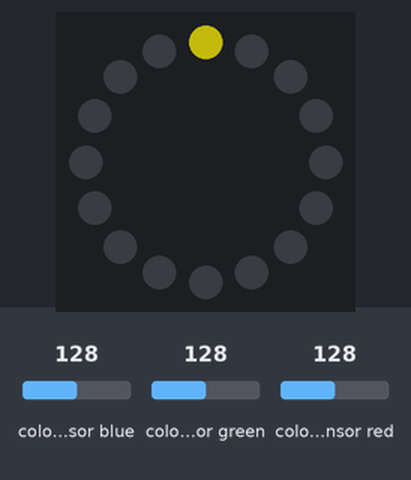
This sketch was run on a simulated Arduino Uno, built with avr-gcc and run on an emulated ATmega328P. Shown: 16 RGB LEDs in a ring, first at the top, clockwise. Wiring (inferred from the names in the program): TCS3200 colour sensor: output pin 4; S2 pin 8; S3 pin 7. The inputs (shaded band) are chosen by the test bench; at power-on: colour sensor blue 128, colour sensor green 128, colour sensor red 128. Dim RGB values are drawn brighter than linear; what the sketch prints to the serial monitor is not drawn.

Above: at 0.11 s.
At 0.51 s:
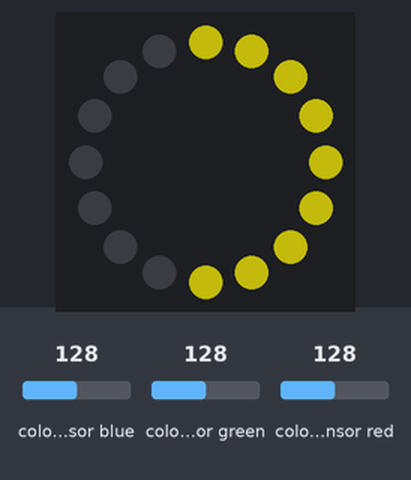
At 0.9 s:
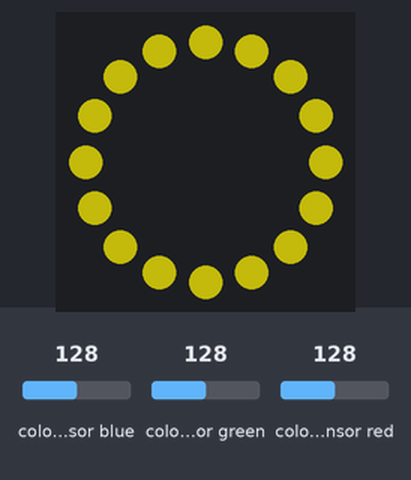

The sketch:

neopixel_colorsensor.ino
```cpp
/***************************************************************************************

Tutorial:http://www.toptechboy.com/arduino/lesson-15-super-cool-arduino-color-sensor-project/

S0 S1 OUTPUT FREQUENCY SCALING           S2 S3 PHOTODIODE TYPE
L L Power down                            L L Red
L H 2%                                    L H Blue
H L 20%                                   H L Clear (no filter)
H H 100%                                  H H Green

s0=Gnd
s1=VCC


RGB
RBG
GRB
GBR
BRG
BGR

tunned for most of the colors
******************************************************************************************/
#include <Adafruit_NeoPixel.h>
#include <avr/power.h>
#define wsled 6
Adafruit_NeoPixel ring = Adafruit_NeoPixel(16, wsled, NEO_GRB + NEO_KHZ800);
int s2 = 8;  //color sensor
int s3 = 7;  //color sensor
int out =4;  //color sensor

unsigned long int pulseWidth;

int rColor;
int gColor;
int bColor;

void setup()
{
 Serial.begin(9600);
 ring.begin();
 ring.show();
 ring.setBrightness(90);

 pinMode(s2,OUTPUT);
 pinMode(s3,OUTPUT);
 pinMode(out,INPUT);
}

void loop()
{

  //read red color
   digitalWrite(s2,LOW);
   digitalWrite(s3,LOW);
   pulseWidth=pulseIn(out,LOW);
   rColor = (pulseWidth/400) - 1;
   rColor = (255 -rColor);

   //read green color
   digitalWrite(s2,HIGH);
   digitalWrite(s3,HIGH);
   pulseWidth=pulseIn(out,LOW);
   gColor = (pulseWidth/400) - 1;
   gColor = (255 -gColor);

   //read blue color
   digitalWrite(s2,LOW);
   digitalWrite(s3,HIGH);
   pulseWidth=pulseIn(out,LOW);
   bColor = (pulseWidth/400) - 1;
   bColor = (255 -bColor);
  // taking out orignal colors

 /*  Serial.print(rColor);
   Serial.print(",");
   Serial.print(gColor);
   Serial.print(",");
   Serial.println(bColor);

   delay(100);
*/


////////////////////////////////////////// TUNE THE BELOW GIVEN rColor,gColor,bColor for accurate results.//////////////////////////////////////////

  //White Color
  if (rColor >=251 && gColor >=251 && bColor >=251)
 {
 rColor = 255;
 bColor = 255;
 gColor = 255;
  }

  //red color
else  if(rColor > gColor && gColor > bColor)
  {
   rColor = rColor ;
   gColor=gColor/1.5;  // gColor = gColor   ;
   bColor=bColor /10;     //bColor = bColor * 0.1;
  }
  else if(rColor > bColor && bColor > gColor)
  {
   rColor = rColor  ;
   bColor = bColor /8;
   gColor = gColor /10;  //0.50
  }

// green color
   else  if(gColor > rColor && rColor > bColor)
  {
   gColor = gColor;
   rColor = rColor/2;
   bColor = bColor /10;
  }
  else if(gColor > bColor && bColor > rColor)

  {
   gColor = gColor;
   bColor = bColor/2;
   rColor = rColor /10;
  }

  //blue color
  else if(bColor > rColor && rColor > gColor)

  {
   bColor = bColor ;
   rColor = rColor/3;
   gColor = gColor/10;
  }
 else if(bColor > gColor && gColor > rColor)
  {
   bColor = bColor * 12;
   gColor = gColor/2;
   rColor = rColor/10;
  }

  // no Color(black out)

 /*else
  {
rColor=0;
gColor=0;
bColor=0;
  }
*/
  // correcting red,blue,green color
bColor =bColor * .06;
gColor =gColor * .95;
//rColor =rColor * .002;
   Serial.print(rColor);
   Serial.print(",");
   Serial.print(gColor);
   Serial.print(",");
   Serial.println(bColor);

   delay(100);


//ADD ANY RGB LED CODE in this case it is neopixel

  for(int i=0;i<=16;i++)
  {  // pixels.Color takes RGB values, from 0,0,0 up to 255,255,255
    ring.setPixelColor(i, ring.Color(rColor,gColor,bColor));
    ring.show(); // This sends the updated pixel color to the hardware.
    delay(50);
  }

}
```
